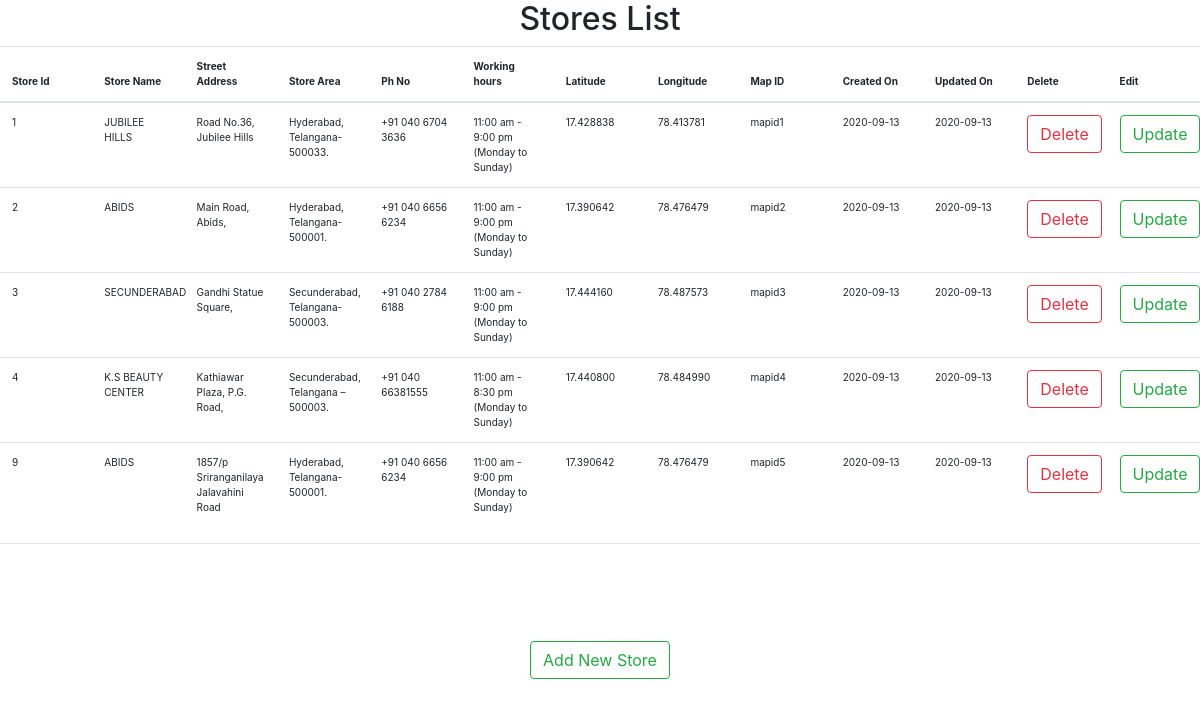
The page /Views/list.php on the database its author committed.
### tables this page shows
CREATE TABLE `stores` (
  `Store_id` int(10) NOT NULL,
  `Store_Name` varchar(100) NOT NULL,
  `Street_address` varchar(200) NOT NULL,
  `Store_area` varchar(200) NOT NULL,
  `Store_Phone_Number` varchar(25) NOT NULL,
  `working_hours` varchar(100) NOT NULL,
  `Latitude` decimal(8,6) NOT NULL,
  `Longitude` decimal(8,6) NOT NULL,
  `map_id` varchar(10) NOT NULL,
  `created_on` date NOT NULL,
  `updated_on` date NOT NULL
);

### Model/StoreModel.php (called while the page is built, shortened)
<?php
class StoreModel extends database_connection{
    public function getAllStores(){
        $stores = array();
		$sql = "SELECT * FROM stores";
        $link = $this->db_connect();
        $result =  $link->query($sql);
        if($result){
            while ($row = $result->fetch(PDO::FETCH_ASSOC)) {
                $stores[] = $row;
            }
        }
        return $stores;
    }
}
?>

### Controller/StoreController.php (called while the page is built, shortened)
<?php
require('../Model/StoreModel.php');
     function getAllStoresControl(){
        $getModel = new StoreModel();
        $result = $getModel->getAllStores();
        return $result;
    }
?>

### Views/list.php (the view, shortened to what this page needs)
<!DOCTYPE html>
<html lang="en">
<head>
    <link rel="stylesheet" href="../css/bootstrap.min.css">
</head>
<body>
    <h2 class="text-center">Stores List</h2>
    <div class="table-responsive">
    <table class="table store">
        <thead>
        <tr>
            <th>Store Id</th>
            <th>Store Name</th>
            <th>Street Address</th>
            <th>Store Area</th>
            <th>Ph No</th>
            <th>Working hours</th>
            <th>Latitude</th>
            <th>Longitude</th>
            <th>Map ID</th>
            <th>Created On</th>
            <th>Updated On</th>
            <th>Delete</th>
            <th>Edit</th>
        </tr>
        </thead>
        <tbody>
        <?php
            require('../Controller/StoreController.php');
            $storeList = getAllStoresControl();
            foreach($storeList as $value){
                $Store_id = $value['Store_id'];
                $Store_Name = $value['Store_Name'];
                $Street_address = $value['Street_address'];
                $Store_area = $value['Store_area'];
                $Store_Phone_Number = $value['Store_Phone_Number'];
                $working_hours = $value['working_hours'];
                $Latitude = $value['Latitude'];
                $Longitude = $value['Longitude'];
                $map_id = $value['map_id'];
                $created_on = $value['created_on'];
                $updated_on = $value['updated_on'];
                $uid=$_SESSION['id'];
                echo "<tr>";
                echo "<td>$Store_id</td>";
                echo "<td>$Store_Name</td>";
                echo "<td>$Street_address</td>";
                echo "<td>$Store_area</td>";
                echo "<td>$Store_Phone_Number</td>";
                echo "<td>$working_hours</td>";
                echo "<td>$Latitude</td>";
                echo "<td>$Longitude</td>";
                echo "<td>$map_id</td>";
                echo "<td>$created_on</td>";
                echo "<td>$updated_on</td>";
                echo "<td><a href='delete.php?deleteId=$Store_id' class= 'btn btn-outline-danger'>Delete</a></td>";
                echo "<td><a href='addStore.php?updateId=$uid' class= 'btn btn-outline-success'>Update</a></td>";
            echo "</tr>";
            }
        ?>
        </tbody>
    </table>
    <hr>
    <div class="center">
    <a href="addStore.php" class= "btn btn-outline-success add">Add New Store</a>
    </div>
</body>
</html>

### Views/list.php (style rules this page uses)
.store { font-size:10px; }
.table { table-layout: fixed; width:100%; }
.center { display: flex; justify-content: center; align-items: center; height: 200px; }

### rows shown on the page
stores: Store_id "1", Store_Name "JUBILEE HILLS", Street_address "Road No.36, Jubilee Hills", Store_area "Hyderabad, Telangana-500033.", Store_Phone_Number "+91 040 6704 3636", working_hours "11:00 am - 9:00 pm (Monday to Sunday)", Latitude "17.428838", Longitude "78.413781", map "mapid1", created_on "2020-09-13", updated_on "2020-09-13"
stores: Store_id "2", Store_Name "ABIDS", Street_address "Main Road, Abids,", Store_area "Hyderabad, Telangana-500001.", Store_Phone_Number "+91 040 6656 6234", working_hours "11:00 am - 9:00 pm (Monday to Sunday)", Latitude "17.390642", Longitude "78.476479", map "mapid2", created_on "2020-09-13", updated_on "2020-09-13"
stores: Store_id "3", Store_Name "SECUNDERABAD", Street_address "Gandhi Statue Square,", Store_area "Secunderabad, Telangana-500003.", Store_Phone_Number "+91 040 2784 6188", working_hours "11:00 am - 9:00 pm (Monday to Sunday)", Latitude "17.444160", Longitude "78.487573", map "mapid3", created_on "2020-09-13", updated_on "2020-09-13"
stores: Store_id "4", Store_Name "K.S BEAUTY CENTER", Street_address "Kathiawar Plaza, P.G. Road,", Store_area "Secunderabad, Telangana – 500003.", Store_Phone_Number "+91 040 66381555", working_hours "11:00 am - 8:30 pm (Monday to Sunday)", Latitude "17.440800", Longitude "78.484990", map "mapid4", created_on "2020-09-13", updated_on "2020-09-13"
stores: Store_id "9", Store_Name "ABIDS", Street_address "1857/p Sriranganilaya Jalavahini Road", Store_area "Hyderabad, Telangana-500001.", Store_Phone_Number "+91 040 6656 6234", working_hours "11:00 am - 9:00 pm (Monday to Sunday)", Latitude "17.390642", Longitude "78.476479", map "mapid5", created_on "2020-09-13", updated_on "2020-09-13"
